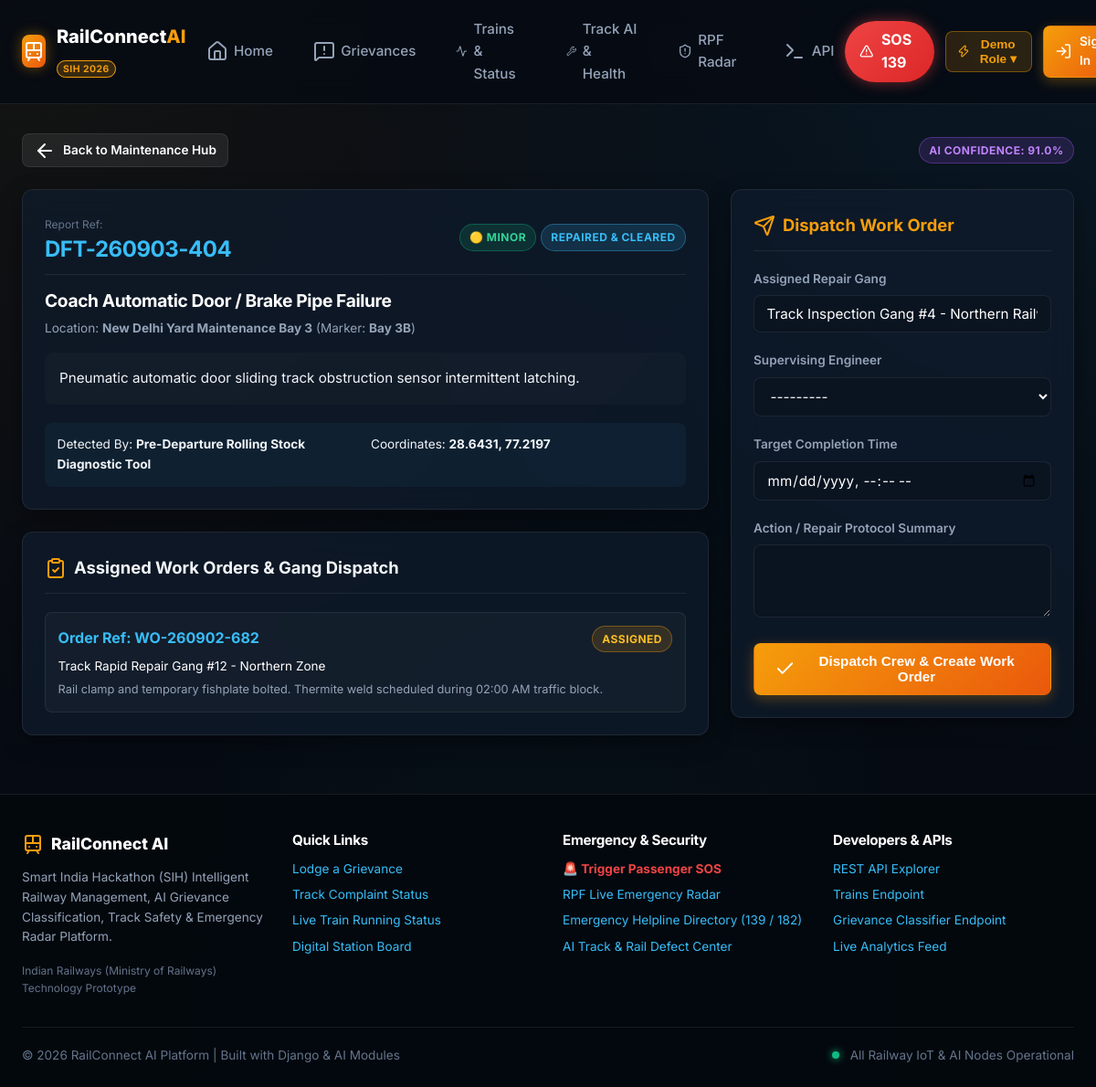
Page /maintenance/DFT-260903-404/ on the committed database.
### apps/maintenance/models.py (models this page shows, shortened)
class DefectReport(models.Model):
    report_id = models.CharField(max_length=30, unique=True, default=generate_defect_id, editable=False)
    defect_type = models.CharField(max_length=40, choices=DefectType.choices, default=DefectType.TRACK_CRACK)
    severity = models.CharField(max_length=20, choices=DefectSeverity.choices, default=DefectSeverity.MAJOR)
    section_name = models.CharField(max_length=150, help_text="e.g. Kanpur - Prayagraj Section")
    track_km_marker = models.CharField(max_length=50, help_text="e.g. KM 442/18 - 442/20")
    latitude = models.FloatField(default=28.6139)
    longitude = models.FloatField(default=77.2090)
    train_number = models.CharField(max_length=20, blank=True, help_text="If detected on coach or rolling stock")
    coach_number = models.CharField(max_length=20, blank=True)
    description = models.TextField()
    ai_confidence_score = models.FloatField(default=92.5, help_text="AI Model Confidence % (e.g. 94.2%)")
    detected_by = models.CharField(max_length=100, default="RailVision AI Camera / Sensor Array")
    photo = models.ImageField(upload_to='maintenance_defects/', blank=True, null=True)
    status = models.CharField(max_length=30, choices=DefectStatus.choices, default=DefectStatus.DETECTED)
    reported_by = models.ForeignKey(User, on_delete=models.SET_NULL, null=True, blank=True)
    created_at = models.DateTimeField(auto_now_add=True)
    updated_at = models.DateTimeField(auto_now=True)
    resolved_at = models.DateTimeField(null=True, blank=True)
    class Meta:
        ordering = ['-created_at']

class WorkOrder(models.Model):
    order_id = models.CharField(max_length=30, unique=True, default=generate_work_order_id, editable=False)
    defect = models.ForeignKey(DefectReport, on_delete=models.CASCADE, related_name='work_orders')
    assigned_crew = models.CharField(max_length=150, default="Track Inspection Gang #4 - Northern Railway")
    assigned_engineer = models.ForeignKey(User, on_delete=models.SET_NULL, null=True, blank=True, related_name='assigned_work_orders')
    target_completion_time = models.DateTimeField(null=True, blank=True)
    repair_summary = models.TextField(blank=True)
    status = models.CharField(max_length=30, default="Assigned", choices=[
        ('Assigned', 'Assigned'),
        ('Dispatched', 'Team Dispatched on Site'),
        ('Work_Completed', 'Work Completed'),
        ('Safety_Certified', 'Safety Certified'),
    ])
    created_at = models.DateTimeField(auto_now_add=True)
    completed_at = models.DateTimeField(null=True, blank=True)
    class Meta:
        ordering = ['-created_at']

### apps/maintenance/views.py (the view)
# urls.py: path('<str:report_id>/', views.defect_detail_view, name='detail'),
def defect_detail_view(request, report_id):
    defect = get_object_or_404(DefectReport, report_id=report_id)
    work_orders = defect.work_orders.all()
    if request.method == 'POST' and 'create_work_order' in request.POST:
        wo_form = WorkOrderCreateForm(request.POST)
        if wo_form.is_valid():
            wo = wo_form.save(commit=False)
            wo.defect = defect
            wo.save()
            defect.status = DefectStatus.ASSIGNED
            defect.save()
            messages.success(request, f"Work Order #{wo.order_id} created and dispatched.")
            return redirect('maintenance:detail', report_id=report_id)
    else:
        wo_form = WorkOrderCreateForm()
    if request.method == 'POST' and 'resolve_defect' in request.POST:
        defect.status = DefectStatus.RESOLVED
        defect.resolved_at = timezone.now()
        defect.save()
        messages.success(request, f"Defect #{report_id} marked as resolved & safety cleared.")
        return redirect('maintenance:detail', report_id=report_id)
    return render(request, 'maintenance/detail.html', {
        'defect': defect,
        'work_orders': work_orders,
        'wo_form': wo_form,
    })

### apps/maintenance/forms.py
class WorkOrderCreateForm(forms.ModelForm):
    class Meta:
        model = WorkOrder
        fields = ['assigned_crew', 'assigned_engineer', 'target_completion_time', 'repair_summary', 'status']
        widgets = {
            'assigned_crew': forms.TextInput(attrs={'class': 'form-input'}),
            'assigned_engineer': forms.Select(attrs={'class': 'form-select'}),
            'target_completion_time': forms.DateTimeInput(attrs={'class': 'form-input', 'type': 'datetime-local'}),
            'repair_summary': forms.Textarea(attrs={'class': 'form-textarea', 'rows': 3}),
            'status': forms.Select(attrs={'class': 'form-select'}),
        }

### apps/maintenance/models.py (called while the page is built)
def generate_work_order_id():
    date_str = timezone.now().strftime("%y%m%d")
    rand_val = random.randint(100, 999)
    return f"WO-{date_str}-{rand_val}"

### templates/maintenance/detail.html (shortened to what this page needs)
{% extends 'base.html' %}
{% block content %}
<div class="container" style="padding-top: 2rem; padding-bottom: 4rem;">
    <div class="flex justify-between items-center" style="margin-bottom: 1.5rem;">
        <a href="{% url 'maintenance:dashboard' %}" class="btn btn-secondary btn-sm">
            <i data-lucide="arrow-left"></i> Back to Maintenance Hub
        </a>
        <div class="flex gap-2">
            <span class="badge badge-purple">AI Confidence: {{ defect.ai_confidence_score }}%</span>
        </div>
    </div>
    <div class="grid gap-6" style="grid-template-columns: 2fr 1fr;">
        <div style="display: flex; flex-direction: column; gap: 1.5rem;">
            <div class="card">
                <div class="flex justify-between items-center" style="margin-bottom: 1rem; border-bottom: 1px solid var(--border-subtle); padding-bottom: 0.75rem;">
                    <div>
                        <span style="font-size: 0.75rem; color: var(--text-subtle);">Report Ref:</span>
                        <h2 style="font-size: 1.5rem; color: var(--secondary);">{{ defect.report_id }}</h2>
                    </div>
                    <div>
                        {% if defect.severity == 'CRITICAL' %}
                            <span class="badge badge-critical">🔴 Critical Hazard</span>
                        {% elif defect.severity == 'MAJOR' %}
                            <span class="badge badge-high">🟠 Major</span>
                        {% else %}
                            <span class="badge badge-low">🟡 Minor</span>
                        {% endif %}
                        <span class="badge badge-info">{{ defect.get_status_display }}</span>
                    </div>
                </div>
                <h3 style="font-size: 1.2rem; color: #fff; margin-bottom: 0.5rem;">{{ defect.get_defect_type_display }}</h3>
                <div style="font-size: 0.85rem; color: var(--text-muted); margin-bottom: 1rem;">
                    Location: <strong>{{ defect.section_name }}</strong> (Marker: <strong>{{ defect.track_km_marker }}</strong>)
                </div>
                <p style="color: var(--text-main); font-size: 0.95rem; background: rgba(255,255,255,0.02); padding: 1rem; border-radius: var(--radius-sm); margin-bottom: 1.25rem;">
                    {{ defect.description }}
                </p>
                <div class="grid gap-3" style="grid-template-columns: 1fr 1fr; background: rgba(56,189,248,0.05); padding: 0.85rem; border-radius: var(--radius-sm); font-size: 0.85rem;">
                    <div>Detected By: <strong>{{ defect.detected_by }}</strong></div>
                    <div>Coordinates: <strong>{{ defect.latitude }}, {{ defect.longitude }}</strong></div>
                </div>
            </div>
            <div class="card">
                <div class="card-header">
                    <div class="card-title">
                        <i data-lucide="clipboard-check" style="color: var(--primary);"></i> Assigned Work Orders & Gang Dispatch
                    </div>
                </div>
                <div style="display: flex; flex-direction: column; gap: 0.75rem;">
                    {% for wo in work_orders %}
                        <div style="background: rgba(255,255,255,0.03); border: 1px solid var(--border-subtle); border-radius: var(--radius-sm); padding: 0.85rem;">
                            <div class="flex justify-between items-center" style="margin-bottom: 0.35rem;">
                                <strong style="color: var(--secondary);">Order Ref: {{ wo.order_id }}</strong>
                                <span class="badge badge-warning">{{ wo.status }}</span>
                            </div>
                            <div style="font-size: 0.85rem; color: #fff; margin-bottom: 0.25rem;">{{ wo.assigned_crew }}</div>
                            <p style="font-size: 0.8rem; color: var(--text-muted);">{{ wo.repair_summary }}</p>
                        </div>
                    {% empty %}
                        <p style="color: var(--text-subtle); font-size: 0.85rem;">No work orders created for this defect yet.</p>
                    {% endfor %}
                </div>
            </div>
        </div>
        <div style="display: flex; flex-direction: column; gap: 1.5rem;">
            <div class="card">
                <div class="card-header">
                    <div class="card-title" style="color: var(--primary);">
                        <i data-lucide="send"></i> Dispatch Work Order
                    </div>
                </div>
                <form method="POST">
                    <div class="form-group">
                        <label class="form-label">Assigned Repair Gang</label>
                        {{ wo_form.assigned_crew }}
                    </div>
                    <div class="form-group">
                        <label class="form-label">Supervising Engineer</label>
                        {{ wo_form.assigned_engineer }}
                    </div>
                    <div class="form-group">
                        <label class="form-label">Target Completion Time</label>
                        {{ wo_form.target_completion_time }}
                    </div>
                    <div class="form-group">
                        <label class="form-label">Action / Repair Protocol Summary</label>
                        {{ wo_form.repair_summary }}
                    </div>
                    <button type="submit" class="btn btn-primary w-full">
                        <i data-lucide="check"></i> Dispatch Crew & Create Work Order
                    </button>
                </form>
            </div>
        </div>
    </div>
</div>
{% endblock %}

### static/css/style.css (style rules this page uses)
:root { --bg-main: #060b13; --bg-surface: #0c1626; --bg-card: rgba(15, 27, 45, 0.75); --bg-card-hover: rgba(22, 38, 62, 0.85); --bg-glass: rgba(255, 255, 255, 0.03); --border-subtle: rgba(255, 255, 255, 0.08); --border-accent: rgba(245, 158, 11, 0.4); --border-glow: rgba(56, 189, 248, 0.3); --primary: #f59e0b; --primary-hover: #d97706; --primary-light: rgba(245, 158, 11, 0.15); --secondary: #38bdf8; --secondary-hover: #0284c7; --secondary-light: rgba(56, 189, 248, 0.15); --accent-emerald: #10b981; --accent-ruby: #ef4444; --accent-purple: #a855f7; --text-main: #f1f5f9; --text-muted: #94a3b8; --text-subtle: #64748b; --font-sans: 'Inter', -apple-system, BlinkMacSystemFont, "Segoe UI", Roboto, sans-serif; --radius-sm: 8px; --radius-md: 12px; --radius-lg: 18px; --radius-full: 9999px; --shadow-sm: 0 2px 8px rgba(0, 0, 0, 0.3); --shadow-md: 0 8px 24px rgba(0, 0, 0, 0.4); --shadow-lg: 0 16px 40px rgba(0, 0, 0, 0.6); --shadow-glow: 0 0 25px rgba(245, 158, 11, 0.25); --shadow-ruby: 0 0 25px rgba(239, 68, 68, 0.35); --transition: all 0.25s cubic-bezier(0.4, 0, 0.2, 1); }
* { margin: 0; padding: 0; box-sizing: border-box; }
body { background-color: var(--bg-main); background-image: radial-gradient(at 0% 0%, rgba(245, 158, 11, 0.06) 0px, transparent 50%), radial-gradient(at 100% 0%, rgba(56, 189, 248, 0.08) 0px, transparent 50%), radial-gradient(at 50% 100%, rgba(16, 185, 129, 0.04) 0px, transparent 50%); background-attachment: fixed; color: var(--text-main); font-family: var(--font-sans); line-height: 1.6; min-height: 100vh; display: flex; flex-direction: column; }
h1, h2, h3, h4, h5, h6 { font-weight: 700; color: #ffffff; letter-spacing: -0.02em; line-height: 1.25; }
a { color: var(--secondary); text-decoration: none; transition: var(--transition); }
.container { max-width: 1280px; margin: 0 auto; padding: 0 1.5rem; width: 100%; }
.flex { display: flex; }
.items-center { align-items: center; }
.justify-between { justify-content: space-between; }
.gap-2 { gap: 0.5rem; }
.gap-3 { gap: 0.75rem; }
.gap-6 { gap: 1.5rem; }
.grid { display: grid; }
.w-full { width: 100%; }
.btn { display: inline-flex; align-items: center; justify-content: center; gap: 0.5rem; padding: 0.65rem 1.35rem; font-size: 0.95rem; font-weight: 600; border-radius: var(--radius-sm); cursor: pointer; border: 1px solid transparent; transition: var(--transition); text-decoration: none; }
.btn-primary { background: linear-gradient(135deg, var(--primary), #ea580c); color: #ffffff; box-shadow: 0 4px 14px rgba(245, 158, 11, 0.3); }
.btn-secondary { background: rgba(255, 255, 255, 0.08); border-color: var(--border-subtle); color: #ffffff; }
.btn-sm { padding: 0.35rem 0.75rem; font-size: 0.85rem; }
.card { background: var(--bg-card); backdrop-filter: blur(16px); -webkit-backdrop-filter: blur(16px); border: 1px solid var(--border-subtle); border-radius: var(--radius-md); padding: 1.5rem; box-shadow: var(--shadow-md); transition: var(--transition); }
.card-header { display: flex; align-items: center; justify-content: space-between; margin-bottom: 1.25rem; padding-bottom: 0.75rem; border-bottom: 1px solid var(--border-subtle); }
.card-title { font-size: 1.15rem; font-weight: 700; display: flex; align-items: center; gap: 0.5rem; }
.badge { display: inline-flex; align-items: center; gap: 0.35rem; padding: 0.25rem 0.65rem; border-radius: var(--radius-full); font-size: 0.75rem; font-weight: 700; text-transform: uppercase; letter-spacing: 0.04em; }
.badge-high, .badge-warning { background: rgba(245, 158, 11, 0.15); color: #fbbf24; border: 1px solid rgba(245, 158, 11, 0.35); }
.badge-medium, .badge-info { background: rgba(56, 189, 248, 0.15); color: #38bdf8; border: 1px solid rgba(56, 189, 248, 0.35); }
.badge-low, .badge-success { background: rgba(16, 185, 129, 0.15); color: #34d399; border: 1px solid rgba(16, 185, 129, 0.35); }
.badge-purple { background: rgba(168, 85, 247, 0.15); color: #c084fc; border: 1px solid rgba(168, 85, 247, 0.35); }
.form-group { margin-bottom: 1.25rem; }
.form-label { display: block; font-size: 0.85rem; font-weight: 600; color: var(--text-muted); margin-bottom: 0.4rem; }
.form-input, .form-select, .form-textarea { width: 100%; background: rgba(10, 19, 33, 0.9); border: 1px solid var(--border-subtle); border-radius: var(--radius-sm); padding: 0.65rem 0.85rem; color: #ffffff; font-size: 0.95rem; font-family: inherit; transition: var(--transition); }
.form-textarea { resize: vertical; }

### rows in the picture
DefectReport: ai_confidence_score "91.0", report_id "DFT-260903-404", status "REPAIRED & CLEARED", defect_type "Coach Automatic Door / Brake Pipe Failure", section_name "New Delhi Yard Maintenance Bay 3", track_km_marker "Bay 3B", description "Pneumatic automatic door sliding track obstruction sensor intermittent latching.", detected_by "Pre-Departure Rolling Stock Diagnostic Tool", latitude "28.6431", longitude "77.2197"
WorkOrder: order_id "WO-260902-682", status "ASSIGNED", assigned_crew "Track Rapid Repair Gang #12 - Northern Zone", repair_summary "Rail clamp and temporary fishplate bolted. Thermite weld scheduled during 02:00 AM traffic block."
